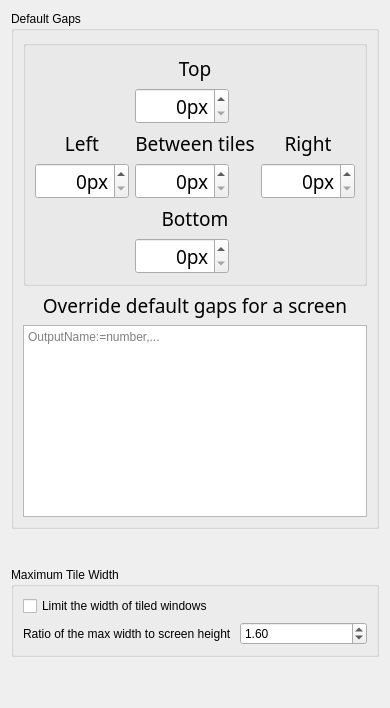
     <widget class="QWidget" name="_3_geometryTab">
      <attribute name="title">
       <string>Geometry</string>
      </attribute>
      <layout class="QVBoxLayout" name="verticalLayout_5">
       <item>
        <widget class="QGroupBox" name="GB_gaps">
         <property name="sizePolicy">
          <sizepolicy hsizetype="Minimum" vsizetype="Minimum">
           <horstretch>0</horstretch>
           <verstretch>0</verstretch>
          </sizepolicy>
         </property>
         <property name="minimumSize">
          <size>
           <width>0</width>
           <height>0</height>
          </size>
         </property>
         <property name="title">
          <string>Default Gaps</string>
         </property>
         <property name="alignment">
          <set>Qt::AlignmentFlag::AlignLeading|Qt::AlignmentFlag::AlignLeft|Qt::AlignmentFlag::AlignTop</set>
         </property>
         <property name="flat">
          <bool>true</bool>
         </property>
         <layout class="QVBoxLayout" name="verticalLayout_14">
          <item>
           <widget class="QGroupBox" name="groupBox_14">
            <property name="sizePolicy">
             <sizepolicy hsizetype="Minimum" vsizetype="Minimum">
              <horstretch>0</horstretch>
              <verstretch>0</verstretch>
             </sizepolicy>
            </property>
            <property name="font">
             <font>
              <family>Noto Sans</family>
              <pointsize>14</pointsize>
              <italic>false</italic>
              <bold>false</bold>
              <hintingpreference>PreferDefaultHinting</hintingpreference>
             </font>
            </property>
            <property name="title">
             <string/>
            </property>
            <property name="alignment">
             <set>Qt::AlignmentFlag::AlignLeading|Qt::AlignmentFlag::AlignLeft|Qt::AlignmentFlag::AlignTop</set>
            </property>
            <property name="flat">
             <bool>true</bool>
            </property>
            <layout class="QGridLayout" name="gridLayout_13">
             <item row="0" column="2">
              <widget class="QLabel" name="screenGapTop">
               <property name="text">
                <string>Top</string>
               </property>
               <property name="alignment">
                <set>Qt::AlignmentFlag::AlignCenter</set>
               </property>
              </widget>
             </item>
             <item row="2" column="2">
              <widget class="QSpinBox" name="kcfg_screenGapTop">
               <property name="sizePolicy">
                <sizepolicy hsizetype="Fixed" vsizetype="Fixed">
                 <horstretch>0</horstretch>
                 <verstretch>0</verstretch>
                </sizepolicy>
               </property>
               <property name="alignment">
                <set>Qt::AlignmentFlag::AlignRight|Qt::AlignmentFlag::AlignTrailing|Qt::AlignmentFlag::AlignVCenter</set>
               </property>
               <property name="suffix">
                <string>px</string>
               </property>
               <property name="maximum">
                <number>9999</number>
               </property>
              </widget>
             </item>
             <item row="7" column="2">
              <widget class="QLabel" name="screenGapBottom">
               <property name="text">
                <string>Bottom</string>
               </property>
               <property name="alignment">
                <set>Qt::AlignmentFlag::AlignCenter</set>
               </property>
              </widget>
             </item>
             <item row="5" column="3">
              <widget class="QSpinBox" name="kcfg_screenGapRight">
               <property name="sizePolicy">
                <sizepolicy hsizetype="Fixed" vsizetype="Fixed">
                 <horstretch>0</horstretch>
                 <verstretch>0</verstretch>
                </sizepolicy>
               </property>
               <property name="alignment">
                <set>Qt::AlignmentFlag::AlignRight|Qt::AlignmentFlag::AlignTrailing|Qt::AlignmentFlag::AlignVCenter</set>
               </property>
               <property name="suffix">
                <string>px</string>
               </property>
               <property name="maximum">
                <number>9999</number>
               </property>
              </widget>
             </item>
             <item row="3" column="0">
              <widget class="QLabel" name="screenGapLeft">
               <property name="text">
                <string>Left</string>
               </property>
               <property name="alignment">
                <set>Qt::AlignmentFlag::AlignCenter</set>
               </property>
              </widget>
             </item>
             <item row="8" column="2">
              <widget class="QSpinBox" name="kcfg_screenGapBottom">
               <property name="sizePolicy">
                <sizepolicy hsizetype="Fixed" vsizetype="Fixed">
                 <horstretch>0</horstretch>
                 <verstretch>0</verstretch>
                </sizepolicy>
               </property>
               <property name="alignment">
                <set>Qt::AlignmentFlag::AlignRight|Qt::AlignmentFlag::AlignTrailing|Qt::AlignmentFlag::AlignVCenter</set>
               </property>
               <property name="suffix">
                <string>px</string>
               </property>
               <property name="maximum">
                <number>9999</number>
               </property>
              </widget>
             </item>
             <item row="3" column="3">
              <widget class="QLabel" name="screenGapRight">
               <property name="text">
                <string>Right</string>
               </property>
               <property name="alignment">
                <set>Qt::AlignmentFlag::AlignCenter</set>
               </property>
              </widget>
             </item>
             <item row="5" column="0">
              <widget class="QSpinBox" name="kcfg_screenGapLeft">
               <property name="sizePolicy">
                <sizepolicy hsizetype="Fixed" vsizetype="Fixed">
                 <horstretch>0</horstretch>
                 <verstretch>0</verstretch>
                </sizepolicy>
               </property>
               <property name="alignment">
                <set>Qt::AlignmentFlag::AlignRight|Qt::AlignmentFlag::AlignTrailing|Qt::AlignmentFlag::AlignVCenter</set>
               </property>
               <property name="suffix">
                <string>px</string>
               </property>
               <property name="maximum">
                <number>9999</number>
               </property>
              </widget>
             </item>
             <item row="3" column="2">
              <widget class="QLabel" name="tileGapLabel">
               <property name="sizePolicy">
                <sizepolicy hsizetype="Minimum" vsizetype="Minimum">
                 <horstretch>0</horstretch>
                 <verstretch>0</verstretch>
                </sizepolicy>
               </property>
               <property name="font">
                <font>
                 <family>Noto Sans</family>
                 <pointsize>14</pointsize>
                 <italic>false</italic>
                 <bold>false</bold>
                 <hintingpreference>PreferDefaultHinting</hintingpreference>
                </font>
               </property>
               <property name="text">
                <string>Between tiles</string>
               </property>
               <property name="alignment">
                <set>Qt::AlignmentFlag::AlignCenter</set>
               </property>
              </widget>
             </item>
             <item row="5" column="2">
              <widget class="QSpinBox" name="kcfg_screenGapBetween">
               <property name="sizePolicy">
                <sizepolicy hsizetype="Fixed" vsizetype="Minimum">
                 <horstretch>0</horstretch>
                 <verstretch>0</verstretch>
                </sizepolicy>
               </property>
               <property name="alignment">
                <set>Qt::AlignmentFlag::AlignRight|Qt::AlignmentFlag::AlignTrailing|Qt::AlignmentFlag::AlignVCenter</set>
               </property>
               <property name="suffix">
                <string>px</string>
               </property>
               <property name="maximum">
                <number>9999</number>
               </property>
              </widget>
             </item>
            </layout>
           </widget>
          </item>
          <item>
           <widget class="QLabel" name="tileGapLabel_3">
            <property name="sizePolicy">
             <sizepolicy hsizetype="Minimum" vsizetype="Minimum">
              <horstretch>0</horstretch>
              <verstretch>0</verstretch>
             </sizepolicy>
            </property>
            <property name="font">
             <font>
              <family>Noto Sans</family>
              <pointsize>14</pointsize>
              <italic>false</italic>
              <bold>false</bold>
             </font>
            </property>
            <property name="text">
             <string>Override default gaps for a screen</string>
            </property>
            <property name="alignment">
             <set>Qt::AlignmentFlag::AlignCenter</set>
            </property>
           </widget>
          </item>
          <item>
           <widget class="QPlainTextEdit" name="kcfg_gapsOverrideConfig">
            <property name="toolTip">
             <string>&lt;html&gt;&lt;head/&gt;&lt;body&gt;&lt;p&gt;&lt;span style=&quot; font-size:12pt;&quot;&gt;Overriding default gaps parameters for the specified Screen Name(OutputName). Format:&lt;/span&gt;&lt;/p&gt;&lt;p&gt;&lt;span style=&quot; font-size:12pt; font-weight:700;&quot;&gt;OutputName:&amp;lt;left,right,top,bottom,between&amp;gt;=number,...&amp;lt;Enter&amp;gt;&lt;/span&gt;&lt;/p&gt;&lt;p&gt;&lt;span style=&quot; font-size:12pt; font-weight:700;&quot;&gt;OutputName:ActivityId:VirtualDesktopName:&amp;lt;left,right,top,bottom,between&amp;gt;=number,...&amp;lt;Enter&amp;gt;&lt;/span&gt;&lt;/p&gt;&lt;p&gt;&lt;span style=&quot; font-size:12pt; font-weight:700;&quot;&gt;xrandr --listmonitors&lt;/span&gt;&lt;span style=&quot; font-size:12pt;&quot;&gt; to define Output names&lt;/span&gt;&lt;/p&gt;&lt;p&gt;&lt;span style=&quot; font-size:12pt; font-weight:700;&quot;&gt;left,right,top,bottom,between&lt;/span&gt;&lt;span style=&quot; font-size:12pt;&quot;&gt; or you can use shortname&lt;/span&gt;&lt;span style=&quot; font-size:12pt; font-weight:700;&quot;&gt; l,r,t,b,e &lt;/span&gt;&lt;/p&gt;&lt;p&gt;&lt;span style=&quot; font-size:12pt;&quot;&gt;You can only write down the parameters you want to change. Examples:&lt;/span&gt;&lt;/p&gt;&lt;p&gt;&lt;span style=&quot; font-size:12pt;&quot;&gt;on monitor with Output name &lt;/span&gt;&lt;span style=&quot; font-size:12pt; font-weight:700;&quot;&gt;DP-2 &lt;/span&gt;&lt;span style=&quot; font-size:12pt;&quot;&gt;will override right gap to 10, left gap to 20 and between gap to 10&lt;/span&gt;&lt;/p&gt;&lt;p&gt;&lt;span style=&quot; font-size:12pt; font-weight:700;&quot;&gt;DP-2:r=10,l=20,between=10&lt;/span&gt;&lt;/p&gt;&lt;p&gt;&lt;span style=&quot; font-size:12pt;&quot;&gt;this one, will override between gaps only for defined display, virtual desktop and activity&lt;/span&gt;&lt;/p&gt;&lt;p&gt;&lt;span style=&quot; font-size:12pt; font-weight:700;&quot;&gt;HDMI-A-1:99e10d31-e8f3-44aa-bbed-2a543f13fa54:Desktop 1:e=0&lt;/span&gt;&lt;/p&gt;&lt;/body&gt;&lt;/html&gt;</string>
            </property>
            <property name="placeholderText">
             <string>OutputName:&lt;left,right,top,bottom,between&gt;=number,...&lt;Enter&gt;</string>
            </property>
           </widget>
          </item>
         </layout>
        </widget>
       </item>
       <item>
        <widget class="QLabel" name="tileGapLabel_2">
         <property name="sizePolicy">
          <sizepolicy hsizetype="Minimum" vsizetype="Minimum">
           <horstretch>0</horstretch>
           <verstretch>0</verstretch>
          </sizepolicy>
         </property>
         <property name="font">
          <font>
           <family>Noto Sans</family>
           <pointsize>14</pointsize>
           <italic>false</italic>
           <bold>false</bold>
          </font>
         </property>
         <property name="text">
          <string/>
         </property>
         <property name="alignment">
          <set>Qt::AlignmentFlag::AlignCenter</set>
         </property>
        </widget>
       </item>
       <item>
        <widget class="QGroupBox" name="groupBox_9">
         <property name="title">
          <string>Maximum Tile Width</string>
         </property>
         <layout class="QGridLayout" name="gridLayout_8">
          <item row="1" column="0">
           <layout class="QHBoxLayout" name="horizontalLayout_2">
            <item>
             <widget class="QLabel" name="limitTileWidthRatioLabel">
              <property name="sizePolicy">
               <sizepolicy hsizetype="Maximum" vsizetype="Preferred">
                <horstretch>0</horstretch>
                <verstretch>0</verstretch>
               </sizepolicy>
              </property>
              <property name="text">
               <string>Ratio of the max width to screen height </string>
              </property>
             </widget>
            </item>
            <item>
             <widget class="QDoubleSpinBox" name="kcfg_limitTileWidthRatio">
              <property name="toolTip">
               <string>&lt;html&gt;&lt;head/&gt;&lt;body&gt;&lt;p&gt;value 1.6 means the width of the tile can be 60% greater than  the height&lt;/p&gt;&lt;/body&gt;&lt;/html&gt;</string>
              </property>
              <property name="singleStep">
               <double>0.100000000000000</double>
              </property>
              <property name="value">
               <double>1.600000000000000</double>
              </property>
             </widget>
            </item>
           </layout>
          </item>
          <item row="0" column="0">
           <widget class="QCheckBox" name="kcfg_limitTileWidth">
            <property name="text">
             <string>Limit the width of tiled windows</string>
            </property>
           </widget>
          </item>
         </layout>
        </widget>
       </item>
       <item>
        <spacer name="verticalSpacer">
         <property name="orientation">
          <enum>Qt::Orientation::Vertical</enum>
         </property>
         <property name="sizeHint" stdset="0">
          <size>
           <width>20</width>
           <height>40</height>
          </size>
         </property>
        </spacer>
       </item>
      </layout>
     </widget>
